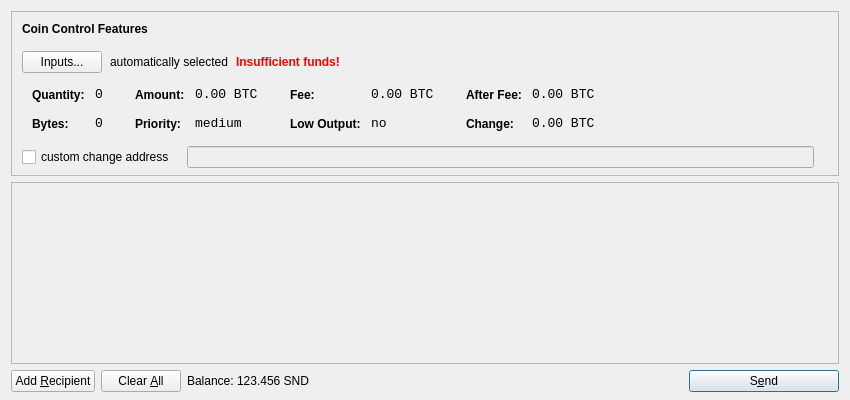
<?xml version="1.0" encoding="UTF-8"?>
<ui version="4.0">
 <class>SendCoinsDialog</class>
 <widget class="QDialog" name="SendCoinsDialog">
  <property name="geometry">
   <rect>
    <x>0</x>
    <y>0</y>
    <width>850</width>
    <height>400</height>
   </rect>
  </property>
  <property name="windowTitle">
   <string>Send Coins</string>
  </property>
  <layout class="QVBoxLayout" name="verticalLayout" stretch="0,1,0">
   <property name="bottomMargin">
    <number>8</number>
   </property>
   <item>
    <widget class="QFrame" name="frameCoinControl">
     <property name="sizePolicy">
      <sizepolicy hsizetype="Expanding" vsizetype="Expanding">
       <horstretch>0</horstretch>
       <verstretch>0</verstretch>
      </sizepolicy>
     </property>
     <property name="maximumSize">
      <size>
       <width>16777215</width>
       <height>16777215</height>
      </size>
     </property>
     <property name="frameShape">
      <enum>QFrame::StyledPanel</enum>
     </property>
     <property name="frameShadow">
      <enum>QFrame::Sunken</enum>
     </property>
     <layout class="QVBoxLayout" name="verticalLayoutCoinControl2">
      <property name="spacing">
       <number>-1</number>
      </property>
      <property name="leftMargin">
       <number>0</number>
      </property>
      <property name="topMargin">
       <number>0</number>
      </property>
      <property name="rightMargin">
       <number>0</number>
      </property>
      <property name="bottomMargin">
       <number>6</number>
      </property>
      <item>
       <layout class="QVBoxLayout" name="verticalLayoutCoinControl" stretch="0,0,0,0,1">
        <property name="spacing">
         <number>0</number>
        </property>
        <property name="leftMargin">
         <number>10</number>
        </property>
        <property name="topMargin">
         <number>10</number>
        </property>
        <item>
         <layout class="QHBoxLayout" name="horizontalLayoutCoinControl1">
          <property name="bottomMargin">
           <number>15</number>
          </property>
          <item>
           <widget class="QLabel" name="labelCoinControlFeatures">
            <property name="sizePolicy">
             <sizepolicy hsizetype="Preferred" vsizetype="Maximum">
              <horstretch>0</horstretch>
              <verstretch>0</verstretch>
             </sizepolicy>
            </property>
            <property name="font">
             <font>
              <weight>75</weight>
              <bold>true</bold>
             </font>
            </property>
            <property name="styleSheet">
             <string notr="true">font-weight:bold;</string>
            </property>
            <property name="text">
             <string>Coin Control Features</string>
            </property>
           </widget>
          </item>
         </layout>
        </item>
        <item>
         <layout class="QHBoxLayout" name="horizontalLayoutCoinControl2" stretch="0,0,0,0">
          <property name="spacing">
           <number>8</number>
          </property>
          <property name="bottomMargin">
           <number>10</number>
          </property>
          <item>
           <widget class="QPushButton" name="pushButtonCoinControl">
            <property name="styleSheet">
             <string notr="true"/>
            </property>
            <property name="text">
             <string>Inputs...</string>
            </property>
           </widget>
          </item>
          <item>
           <widget class="QLabel" name="labelCoinControlAutomaticallySelected">
            <property name="text">
             <string>automatically selected</string>
            </property>
            <property name="margin">
             <number>5</number>
            </property>
           </widget>
          </item>
          <item>
           <widget class="QLabel" name="labelCoinControlInsuffFunds">
            <property name="font">
             <font>
              <weight>75</weight>
              <bold>true</bold>
             </font>
            </property>
            <property name="styleSheet">
             <string notr="true">color:red;font-weight:bold;</string>
            </property>
            <property name="text">
             <string>Insufficient funds!</string>
            </property>
            <property name="margin">
             <number>5</number>
            </property>
           </widget>
          </item>
          <item>
           <spacer name="horizontalSpacerCoinControl">
            <property name="orientation">
             <enum>Qt::Horizontal</enum>
            </property>
            <property name="sizeHint" stdset="0">
             <size>
              <width>40</width>
              <height>1</height>
             </size>
            </property>
           </spacer>
          </item>
         </layout>
        </item>
        <item>
         <widget class="QWidget" name="widgetCoinControl" native="true">
          <property name="sizePolicy">
           <sizepolicy hsizetype="Preferred" vsizetype="Preferred">
            <horstretch>0</horstretch>
            <verstretch>0</verstretch>
           </sizepolicy>
          </property>
          <property name="minimumSize">
           <size>
            <width>0</width>
            <height>0</height>
           </size>
          </property>
          <property name="styleSheet">
           <string notr="true"/>
          </property>
          <layout class="QHBoxLayout" name="horizontalLayoutCoinControl5">
           <property name="margin">
            <number>0</number>
           </property>
           <item>
            <layout class="QHBoxLayout" name="horizontalLayoutCoinControl3" stretch="0,0,0,1">
             <property name="spacing">
              <number>20</number>
             </property>
             <property name="topMargin">
              <number>0</number>
             </property>
             <property name="bottomMargin">
              <number>10</number>
             </property>
             <item>
              <layout class="QFormLayout" name="formLayoutCoinControl1">
               <property name="horizontalSpacing">
                <number>10</number>
               </property>
               <property name="verticalSpacing">
                <number>14</number>
               </property>
               <property name="leftMargin">
                <number>10</number>
               </property>
               <property name="topMargin">
                <number>4</number>
               </property>
               <property name="rightMargin">
                <number>6</number>
               </property>
               <item row="0" column="0">
                <widget class="QLabel" name="labelCoinControlQuantityText">
                 <property name="styleSheet">
                  <string notr="true">font-weight:bold;</string>
                 </property>
                 <property name="text">
                  <string>Quantity:</string>
                 </property>
                 <property name="margin">
                  <number>0</number>
                 </property>
                </widget>
               </item>
               <item row="0" column="1">
                <widget class="QLabel" name="labelCoinControlQuantity">
                 <property name="font">
                  <font>
                   <family>Monospace</family>
                   <pointsize>10</pointsize>
                  </font>
                 </property>
                 <property name="cursor">
                  <cursorShape>IBeamCursor</cursorShape>
                 </property>
                 <property name="contextMenuPolicy">
                  <enum>Qt::ActionsContextMenu</enum>
                 </property>
                 <property name="text">
                  <string notr="true">0</string>
                 </property>
                 <property name="margin">
                  <number>0</number>
                 </property>
                 <property name="textInteractionFlags">
                  <set>Qt::LinksAccessibleByMouse|Qt::TextSelectableByKeyboard|Qt::TextSelectableByMouse</set>
                 </property>
                </widget>
               </item>
               <item row="1" column="0">
                <widget class="QLabel" name="labelCoinControlBytesText">
                 <property name="styleSheet">
                  <string notr="true">font-weight:bold;</string>
                 </property>
                 <property name="text">
                  <string>Bytes:</string>
                 </property>
                </widget>
               </item>
               <item row="1" column="1">
                <widget class="QLabel" name="labelCoinControlBytes">
                 <property name="font">
                  <font>
                   <family>Monospace</family>
                   <pointsize>10</pointsize>
                  </font>
                 </property>
                 <property name="cursor">
                  <cursorShape>IBeamCursor</cursorShape>
                 </property>
                 <property name="contextMenuPolicy">
                  <enum>Qt::ActionsContextMenu</enum>
                 </property>
                 <property name="text">
                  <string notr="true">0</string>
                 </property>
                 <property name="textInteractionFlags">
                  <set>Qt::LinksAccessibleByMouse|Qt::TextSelectableByKeyboard|Qt::TextSelectableByMouse</set>
                 </property>
                </widget>
               </item>
              </layout>
             </item>
             <item>
              <layout class="QFormLayout" name="formLayoutCoinControl2">
               <property name="horizontalSpacing">
                <number>10</number>
               </property>
               <property name="verticalSpacing">
                <number>14</number>
               </property>
               <property name="leftMargin">
                <number>6</number>
               </property>
               <property name="topMargin">
                <number>4</number>
               </property>
               <property name="rightMargin">
                <number>6</number>
               </property>
               <item row="0" column="0">
                <widget class="QLabel" name="labelCoinControlAmountText">
                 <property name="styleSheet">
                  <string notr="true">font-weight:bold;</string>
                 </property>
                 <property name="text">
                  <string>Amount:</string>
                 </property>
                 <property name="margin">
                  <number>0</number>
                 </property>
                </widget>
               </item>
               <item row="0" column="1">
                <widget class="QLabel" name="labelCoinControlAmount">
                 <property name="font">
                  <font>
                   <family>Monospace</family>
                   <pointsize>10</pointsize>
                  </font>
                 </property>
                 <property name="cursor">
                  <cursorShape>IBeamCursor</cursorShape>
                 </property>
                 <property name="contextMenuPolicy">
                  <enum>Qt::ActionsContextMenu</enum>
                 </property>
                 <property name="text">
                  <string notr="true">0.00 BTC</string>
                 </property>
                 <property name="textInteractionFlags">
                  <set>Qt::LinksAccessibleByMouse|Qt::TextSelectableByKeyboard|Qt::TextSelectableByMouse</set>
                 </property>
                </widget>
               </item>
               <item row="1" column="0">
                <widget class="QLabel" name="labelCoinControlPriorityText">
                 <property name="styleSheet">
                  <string notr="true">font-weight:bold;</string>
                 </property>
                 <property name="text">
                  <string>Priority:</string>
                 </property>
                </widget>
               </item>
               <item row="1" column="1">
                <widget class="QLabel" name="labelCoinControlPriority">
                 <property name="font">
                  <font>
                   <family>Monospace</family>
                   <pointsize>10</pointsize>
                  </font>
                 </property>
                 <property name="cursor">
                  <cursorShape>IBeamCursor</cursorShape>
                 </property>
                 <property name="contextMenuPolicy">
                  <enum>Qt::ActionsContextMenu</enum>
                 </property>
                 <property name="text">
                  <string>medium</string>
                 </property>
                 <property name="textInteractionFlags">
                  <set>Qt::LinksAccessibleByMouse|Qt::TextSelectableByKeyboard|Qt::TextSelectableByMouse</set>
                 </property>
                </widget>
               </item>
              </layout>
             </item>
             <item>
              <layout class="QFormLayout" name="formLayoutCoinControl3">
               <property name="horizontalSpacing">
                <number>10</number>
               </property>
               <property name="verticalSpacing">
                <number>14</number>
               </property>
               <property name="leftMargin">
                <number>6</number>
               </property>
               <property name="topMargin">
                <number>4</number>
               </property>
               <property name="rightMargin">
                <number>6</number>
               </property>
               <item row="0" column="0">
                <widget class="QLabel" name="labelCoinControlFeeText">
                 <property name="styleSheet">
                  <string notr="true">font-weight:bold;</string>
                 </property>
                 <property name="text">
                  <string>Fee:</string>
                 </property>
                 <property name="margin">
                  <number>0</number>
                 </property>
                </widget>
               </item>
               <item row="0" column="1">
                <widget class="QLabel" name="labelCoinControlFee">
                 <property name="font">
                  <font>
                   <family>Monospace</family>
                   <pointsize>10</pointsize>
                  </font>
                 </property>
                 <property name="cursor">
                  <cursorShape>IBeamCursor</cursorShape>
                 </property>
                 <property name="contextMenuPolicy">
                  <enum>Qt::ActionsContextMenu</enum>
                 </property>
                 <property name="text">
                  <string notr="true">0.00 BTC</string>
                 </property>
                 <property name="textInteractionFlags">
                  <set>Qt::LinksAccessibleByMouse|Qt::TextSelectableByKeyboard|Qt::TextSelectableByMouse</set>
                 </property>
                </widget>
               </item>
               <item row="1" column="0">
                <widget class="QLabel" name="labelCoinControlLowOutputText">
                 <property name="styleSheet">
                  <string notr="true">font-weight:bold;</string>
                 </property>
                 <property name="text">
                  <string>Low Output:</string>
                 </property>
                </widget>
               </item>
               <item row="1" column="1">
                <widget class="QLabel" name="labelCoinControlLowOutput">
                 <property name="font">
                  <font>
                   <family>Monospace</family>
                   <pointsize>10</pointsize>
                  </font>
                 </property>
                 <property name="cursor">
                  <cursorShape>IBeamCursor</cursorShape>
                 </property>
                 <property name="contextMenuPolicy">
                  <enum>Qt::ActionsContextMenu</enum>
                 </property>
                 <property name="text">
                  <string>no</string>
                 </property>
                 <property name="textInteractionFlags">
                  <set>Qt::LinksAccessibleByMouse|Qt::TextSelectableByKeyboard|Qt::TextSelectableByMouse</set>
                 </property>
                </widget>
               </item>
              </layout>
             </item>
             <item>
              <layout class="QFormLayout" name="formLayoutCoinControl4">
               <property name="horizontalSpacing">
                <number>10</number>
               </property>
               <property name="verticalSpacing">
                <number>14</number>
               </property>
               <property name="leftMargin">
                <number>6</number>
               </property>
               <property name="topMargin">
                <number>4</number>
               </property>
               <property name="rightMargin">
                <number>6</number>
               </property>
               <item row="0" column="0">
                <widget class="QLabel" name="labelCoinControlAfterFeeText">
                 <property name="styleSheet">
                  <string notr="true">font-weight:bold;</string>
                 </property>
                 <property name="text">
                  <string>After Fee:</string>
                 </property>
                 <property name="margin">
                  <number>0</number>
                 </property>
                </widget>
               </item>
               <item row="0" column="1">
                <widget class="QLabel" name="labelCoinControlAfterFee">
                 <property name="font">
                  <font>
                   <family>Monospace</family>
                   <pointsize>10</pointsize>
                  </font>
                 </property>
                 <property name="cursor">
                  <cursorShape>IBeamCursor</cursorShape>
                 </property>
                 <property name="contextMenuPolicy">
                  <enum>Qt::ActionsContextMenu</enum>
                 </property>
                 <property name="text">
                  <string notr="true">0.00 BTC</string>
                 </property>
                 <property name="textInteractionFlags">
                  <set>Qt::LinksAccessibleByMouse|Qt::TextSelectableByKeyboard|Qt::TextSelectableByMouse</set>
                 </property>
                </widget>
               </item>
               <item row="1" column="0">
                <widget class="QLabel" name="labelCoinControlChangeText">
                 <property name="styleSheet">
                  <string notr="true">font-weight:bold;</string>
                 </property>
                 <property name="text">
                  <string>Change:</string>
                 </property>
                </widget>
               </item>
               <item row="1" column="1">
                <widget class="QLabel" name="labelCoinControlChange">
                 <property name="font">
                  <font>
                   <family>Monospace</family>
                   <pointsize>10</pointsize>
                  </font>
                 </property>
                 <property name="cursor">
                  <cursorShape>IBeamCursor</cursorShape>
                 </property>
                 <property name="contextMenuPolicy">
                  <enum>Qt::ActionsContextMenu</enum>
                 </property>
                 <property name="text">
                  <string notr="true">0.00 BTC</string>
                 </property>
                 <property name="textInteractionFlags">
                  <set>Qt::LinksAccessibleByMouse|Qt::TextSelectableByKeyboard|Qt::TextSelectableByMouse</set>
                 </property>
                </widget>
               </item>
              </layout>
             </item>
            </layout>
           </item>
          </layout>
         </widget>
        </item>
        <item>
         <layout class="QHBoxLayout" name="horizontalLayoutCoinControl4" stretch="0,0,0">
          <property name="spacing">
           <number>12</number>
          </property>
          <property name="sizeConstraint">
           <enum>QLayout::SetDefaultConstraint</enum>
          </property>
          <property name="topMargin">
           <number>5</number>
          </property>
          <property name="rightMargin">
           <number>5</number>
          </property>
          <item>
           <widget class="QCheckBox" name="checkBoxCoinControlChange">
            <property name="text">
             <string>custom change address</string>
            </property>
           </widget>
          </item>
          <item>
           <widget class="QLineEdit" name="lineEditCoinControlChange">
            <property name="enabled">
             <bool>false</bool>
            </property>
            <property name="sizePolicy">
             <sizepolicy hsizetype="Expanding" vsizetype="Fixed">
              <horstretch>0</horstretch>
              <verstretch>0</verstretch>
             </sizepolicy>
            </property>
           </widget>
          </item>
          <item>
           <widget class="QLabel" name="labelCoinControlChangeLabel">
            <property name="sizePolicy">
             <sizepolicy hsizetype="Preferred" vsizetype="Expanding">
              <horstretch>0</horstretch>
              <verstretch>0</verstretch>
             </sizepolicy>
            </property>
            <property name="minimumSize">
             <size>
              <width>0</width>
              <height>0</height>
             </size>
            </property>
            <property name="text">
             <string/>
            </property>
            <property name="margin">
             <number>3</number>
            </property>
           </widget>
          </item>
         </layout>
        </item>
        <item>
         <spacer name="verticalSpacerCoinControl">
          <property name="orientation">
           <enum>Qt::Vertical</enum>
          </property>
          <property name="sizeHint" stdset="0">
           <size>
            <width>800</width>
            <height>1</height>
           </size>
          </property>
         </spacer>
        </item>
       </layout>
      </item>
     </layout>
    </widget>
   </item>
   <item>
    <widget class="QScrollArea" name="scrollArea">
     <property name="widgetResizable">
      <bool>true</bool>
     </property>
     <widget class="QWidget" name="scrollAreaWidgetContents">
      <property name="geometry">
       <rect>
        <x>0</x>
        <y>0</y>
        <width>830</width>
        <height>165</height>
       </rect>
      </property>
      <layout class="QVBoxLayout" name="verticalLayout_2">
       <property name="margin">
        <number>0</number>
       </property>
       <item>
        <layout class="QVBoxLayout" name="entries">
         <property name="spacing">
          <number>6</number>
         </property>
        </layout>
       </item>
       <item>
        <spacer name="verticalSpacer">
         <property name="orientation">
          <enum>Qt::Vertical</enum>
         </property>
         <property name="sizeHint" stdset="0">
          <size>
           <width>20</width>
           <height>40</height>
          </size>
         </property>
        </spacer>
       </item>
      </layout>
     </widget>
    </widget>
   </item>
   <item>
    <layout class="QHBoxLayout" name="horizontalLayout">
     <item>
      <widget class="QPushButton" name="addButton">
       <property name="toolTip">
        <string>Send to multiple recipients at once</string>
       </property>
       <property name="text">
        <string>Add &amp;Recipient</string>
       </property>
       <property name="icon">
        <iconset resource="../bitcoin.qrc">
         <normaloff>:/icons/add</normaloff>:/icons/add</iconset>
       </property>
       <property name="autoDefault">
        <bool>false</bool>
       </property>
      </widget>
     </item>
     <item>
      <widget class="QPushButton" name="clearButton">
       <property name="sizePolicy">
        <sizepolicy hsizetype="Minimum" vsizetype="Fixed">
         <horstretch>0</horstretch>
         <verstretch>0</verstretch>
        </sizepolicy>
       </property>
       <property name="toolTip">
        <string>Remove all transaction fields</string>
       </property>
       <property name="text">
        <string>Clear &amp;All</string>
       </property>
       <property name="icon">
        <iconset resource="../bitcoin.qrc">
         <normaloff>:/icons/remove</normaloff>:/icons/remove</iconset>
       </property>
       <property name="autoRepeatDelay">
        <number>300</number>
       </property>
       <property name="autoDefault">
        <bool>false</bool>
       </property>
      </widget>
     </item>
     <item>
      <layout class="QHBoxLayout" name="horizontalLayout_2">
       <property name="spacing">
        <number>3</number>
       </property>
       <item>
        <widget class="QLabel" name="label">
         <property name="text">
          <string>Balance:</string>
         </property>
        </widget>
       </item>
       <item>
        <widget class="QLabel" name="labelBalance">
         <property name="cursor">
          <cursorShape>IBeamCursor</cursorShape>
         </property>
         <property name="text">
          <string>123.456 SND</string>
         </property>
         <property name="textInteractionFlags">
          <set>Qt::LinksAccessibleByMouse|Qt::TextSelectableByKeyboard|Qt::TextSelectableByMouse</set>
         </property>
        </widget>
       </item>
      </layout>
     </item>
     <item>
      <spacer name="horizontalSpacer">
       <property name="orientation">
        <enum>Qt::Horizontal</enum>
       </property>
       <property name="sizeHint" stdset="0">
        <size>
         <width>40</width>
         <height>20</height>
        </size>
       </property>
      </spacer>
     </item>
     <item>
      <widget class="QPushButton" name="sendButton">
       <property name="minimumSize">
        <size>
         <width>150</width>
         <height>0</height>
        </size>
       </property>
       <property name="toolTip">
        <string>Confirm the send action</string>
       </property>
       <property name="text">
        <string>S&amp;end</string>
       </property>
       <property name="icon">
        <iconset resource="../bitcoin.qrc">
         <normaloff>:/icons/send</normaloff>:/icons/send</iconset>
       </property>
       <property name="default">
        <bool>true</bool>
       </property>
      </widget>
     </item>
    </layout>
   </item>
  </layout>
 </widget>
 <resources>
  <include location="../bitcoin.qrc"/>
 </resources>
 <connections/>
</ui>
